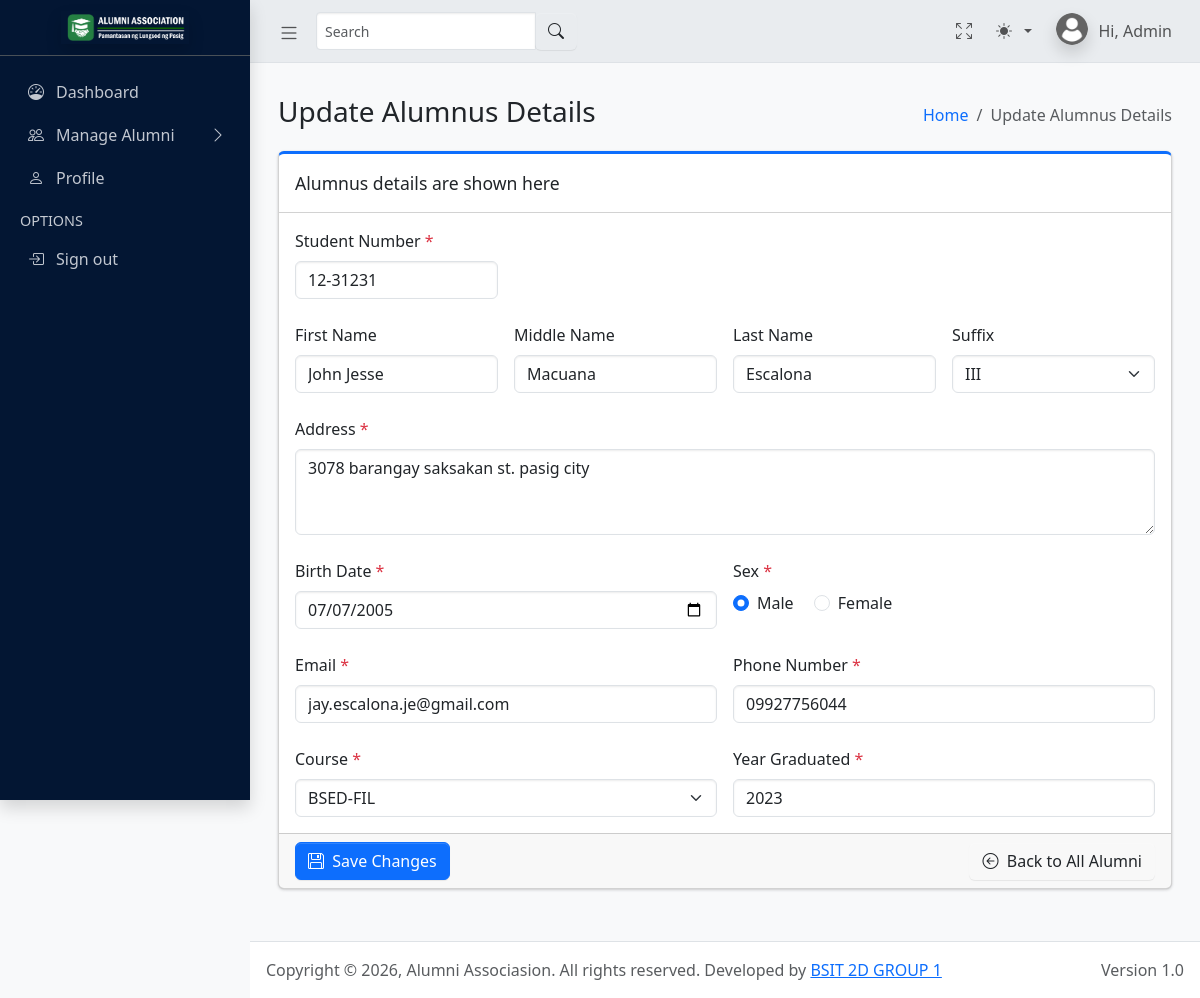
The app's page /admin/edit_alumnus.php?id=4 (signed in), older data.
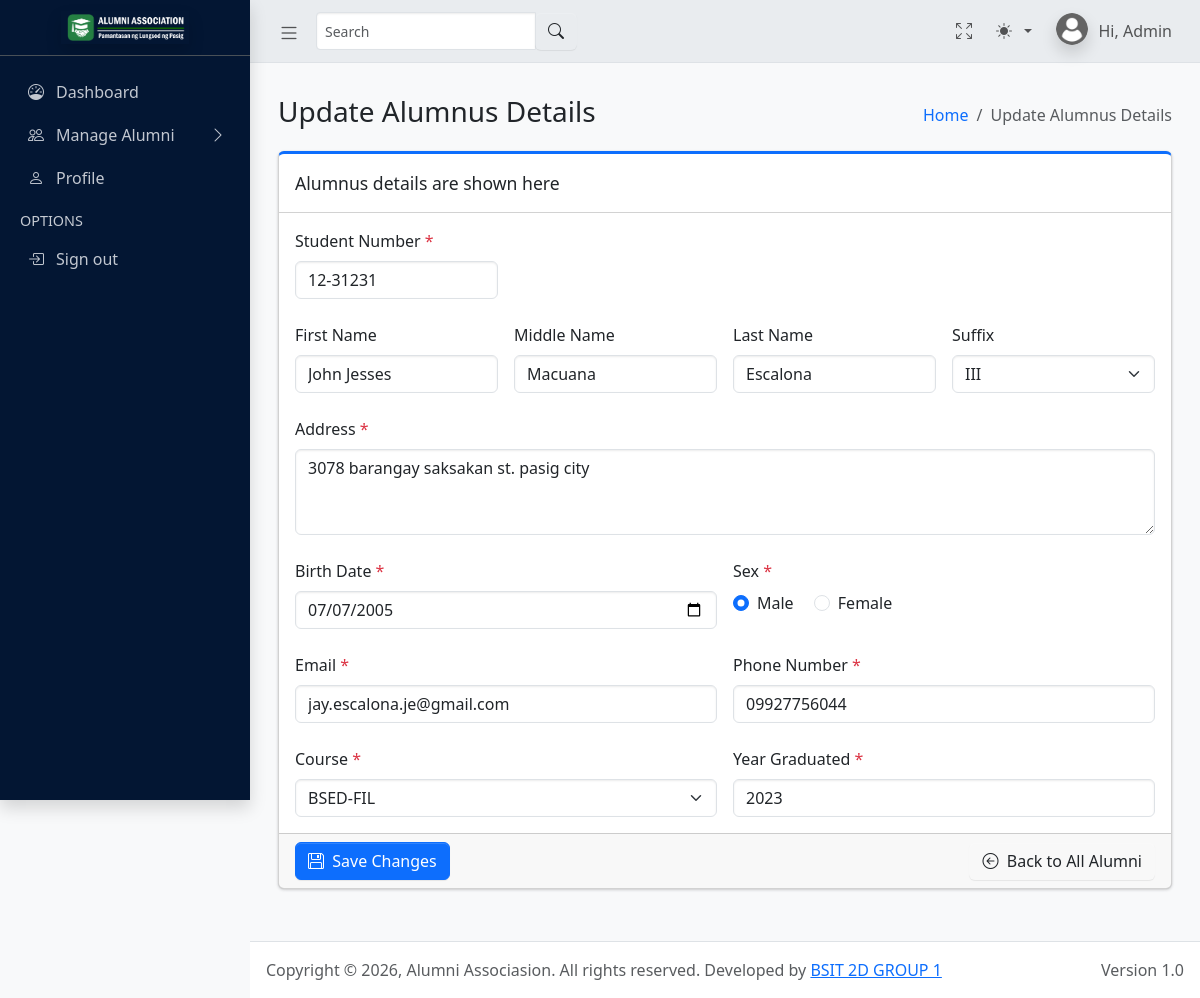
The same page, newer data.
### tables this page shows
CREATE TABLE `alumnidetails` (
  `alumni_id` int(11) NOT NULL,
  `user_id` int(11) NOT NULL,
  `student_number` varchar(20) NOT NULL,
  `course_id` int(11) DEFAULT NULL,
  `year_graduated` year(4) NOT NULL
);

CREATE TABLE `userprofile` (
  `profile_id` int(11) NOT NULL,
  `user_id` int(11) NOT NULL,
  `first_name` varchar(50) NOT NULL,
  `last_name` varchar(50) NOT NULL,
  `suffix` varchar(10) DEFAULT NULL,
  `middle_name` varchar(50) DEFAULT NULL,
  `contact_number` varchar(11) DEFAULT NULL,
  `address` varchar(255) DEFAULT NULL,
  `birthdate` date DEFAULT NULL,
  `gender` enum('Male','Female') DEFAULT NULL,
  `profile_picture` varchar(255) DEFAULT NULL,
  `about` text DEFAULT NULL
);

CREATE TABLE `users` (
  `id` int(11) NOT NULL,
  `email` varchar(100) NOT NULL,
  `password` varchar(255) NOT NULL,
  `role` enum('alumni','admin') NOT NULL,
  `status` enum('active','pending','inactive') DEFAULT 'pending',
  `created_at` timestamp NOT NULL DEFAULT current_timestamp()
);

CREATE TABLE `courses` (
  `course_id` int(11) NOT NULL,
  `course_name` varchar(100) NOT NULL,
  `course_code` varchar(20) NOT NULL,
  `department_id` int(11) DEFAULT NULL
);

### admin/edit_alumnus.php (the view, shortened to what the changed rows need)
<?php
include("../backend/db_admin.php");
$alumni_id = intval($_GET['id']);
$query = "
    SELECT
        ad.alumni_id,
        ad.student_number,
        ad.course_id,
        ad.year_graduated,
        u.email,
        up.first_name,
        up.middle_name,
        up.last_name,
        up.contact_number,
        up.address,
        up.suffix,
        up.birthdate,
        up.gender
    FROM alumnidetails ad
    INNER JOIN users u
        ON ad.user_id = u.id
    INNER JOIN userprofile up
        ON ad.user_id = up.user_id
    WHERE ad.alumni_id = ?
";
$stmt = $conn->prepare($query);
$stmt->bind_param("i", $alumni_id);
$stmt->execute();
$result = $stmt->get_result();
$row = $result->fetch_assoc();
?>
<!DOCTYPE html>
<html lang="en">
<head>
    <?php include('includes/global_styles.php'); ?>
</head>
<body class="layout-fixed sidebar-expand-lg bg-body-tertiary">
    <div class="app-wrapper">
        <main class="app-main">
            <div class="app-content-header">
                <div class="app-content">
                    <div class="container-fluid">
                        <div class="row g-4">
                            <div class="col-md-12">
                                <div class="card card-primary card-outline mb-4">
                                    <form method="POST">
                                        <div class="card-body">
                                            <div class="row g-3">
                                                <div class="col-md-3">
                                                    <label class="form-label">Student Number <span class="text-danger">*</span></label>
                                                    <input type="text" class="form-control" name="student_number"
                                                        value="<?php echo htmlspecialchars($row['student_number']); ?>" readonly>
                                                </div>
                                            </div>
                                            <div class="row g-3 mt-2">
                                                <div class="col-md-3">
                                                    <label class="form-label">First Name</label>
                                                    <input type="text" class="form-control" name="first_name"
                                                        value="<?php echo htmlspecialchars($row['first_name']); ?>" required>
                                                </div>
                                                <div class="col-md-3">
                                                    <label class="form-label">Middle Name</label>
                                                    <input type="text" class="form-control" name="middle_name"
                                                        value="<?php echo htmlspecialchars($row['middle_name']); ?>">
                                                </div>
                                                <div class="col-md-3">
                                                    <label class="form-label">Last Name</label>
                                                    <input type="text" class="form-control" name="last_name"
                                                        value="<?php echo htmlspecialchars($row['last_name']); ?>" required>
                                                </div>
                                            </div>
                                            <div class="row g-3 mt-2">
                                                <div class="col-md-12">
                                                    <label class="form-label">Address <span class="text-danger">*</span></label>
                                                    <textarea class="form-control" name="address" rows="3"><?php echo htmlspecialchars($row['address']); ?></textarea>
                                                </div>
                                            </div>
                                            <div class="row g-3 mt-2">
                                                <div class="col-md-6">
                                                    <label class="form-label">Birth Date <span class="text-danger">*</span></label>
                                                    <input type="date" class="form-control" name="birthdate"
                                                        value="<?php echo htmlspecialchars($row['birthdate'] ?? ''); ?>">
                                                </div>
                                            </div>
                                            <div class="row g-3 mt-2">
                                                <div class="col-md-6">
                                                    <label class="form-label">Email <span class="text-danger">*</span></label>
                                                    <input type="email" class="form-control" name="email"
                                                        value="<?php echo htmlspecialchars($row['email']); ?>" required>
                                                </div>
                                                <div class="col-md-6">
                                                    <label class="form-label">Phone Number <span class="text-danger">*</span></label>
                                                    <input type="text" class="form-control" name="contact_number"
                                                        maxlength="11"
                                                        value="<?php echo htmlspecialchars($row['contact_number']); ?>" required>
                                                </div>
                                            </div>
                                            <div class="row g-3 mt-2">
                                                <div class="col-md-6">
                                                    <label class="form-label">Course <span class="text-danger">*</span></label>
                                                    <select class="form-select" name="course_id" required>
                                                        <?php
                                                        $courseQuery = "SELECT * FROM courses ORDER BY course_code ASC";
                                                        $courseResult = mysqli_query($conn, $courseQuery);
                                                        while ($course = mysqli_fetch_assoc($courseResult)) :
                                                        ?>
                                                            <option value="<?php echo $course['course_id']; ?>"
                                                                <?php if ($course['course_id'] == $row['course_id']) echo "selected"; ?>>
                                                                <?php echo $course['course_code']; ?>
                                                            </option>
                                                        <?php endwhile; ?>
                                                    </select>
                                                </div>
                                                <div class="col-md-6">
                                                    <label class="form-label">Year Graduated <span class="text-danger">*</span></label>
                                                    <input type="number" class="form-control" name="year_graduated"
                                                        value="<?php echo $row['year_graduated']; ?>" required>
                                                </div>
                                            </div>
                                        </div>
                                    </form>
                                </div>
                            </div>
                        </div>
                    </div>
                </div>
        </main>
        <?php include("includes/footer.php"); ?>
</body>
</html>

Row changes from the older to the newer data that the page shows:
changed through a linked row, alumnidetails "Macuana": first_name "John Jesse" → "John Jesses"
